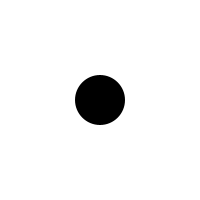
Frame 1 (no input)
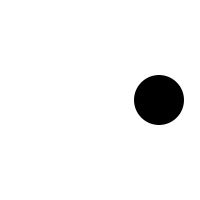
Frame 60 (the mouse pressed at the canvas centre just before this capture)
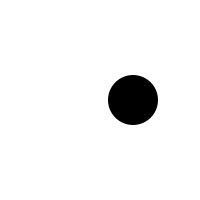
Frame 120 (the mouse held since frame 60 and released just before this capture)

The Processing sketch that drew these frames (run headless with seeded random() and noise(); from frame 60 on, the mouse is pressed at the canvas centre):

// Processing sketch: chapter_4_12
// ── chapter_4_12.pde
float w = 50;
float h = 50;
float ellipseX;
float ellipseY;
float speed = 1;

void setup(){
	size(200, 200);
	noStroke();
	ellipseX = width/2;
	ellipseY = height/2;
	smooth();
}

void draw(){
	background(255);
	fill(0);
	ellipse(ellipseX, ellipseY, 50, 50);

	ellipseX = ellipseX + speed;

	if (ellipseX > width-w/2 || ellipseX < w/2){
		speed = speed * -1;
		/* 
		simply subtracting here won't work
		saying speed = speed - 1 isn't good enough
		the equation above will get instantly rewritten by line 20
		which is ellipseX = ellipseX + speed
		that means we need to reverse the polarity of speed
		by multiplying it by -1
		*/
	}

	// the above code is doing the same thing as the commented
	// out code below, only by using double pipes for OR

	// if (ellipseX > width-w/2){
	// 	speed = speed * -1;
	// }

	// if (ellipseX < w/2){
	// 	speed = speed * -1;
	// }

}
